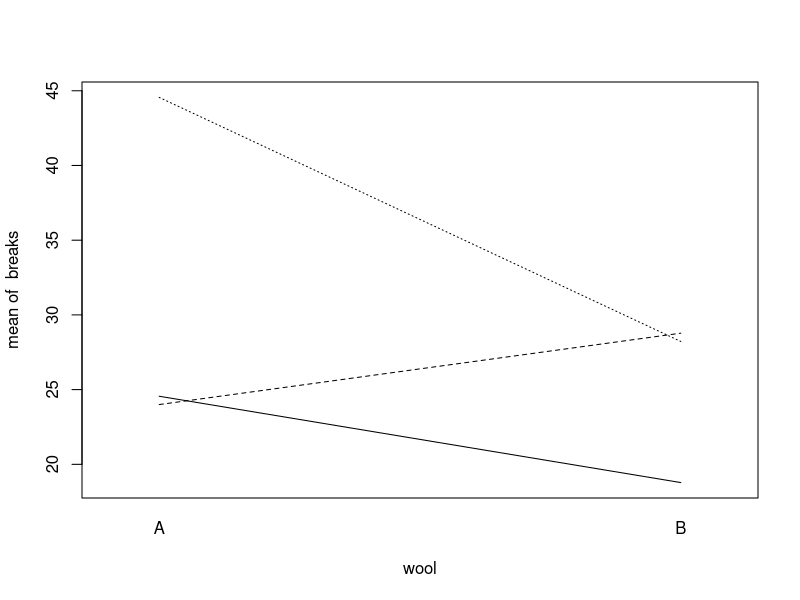
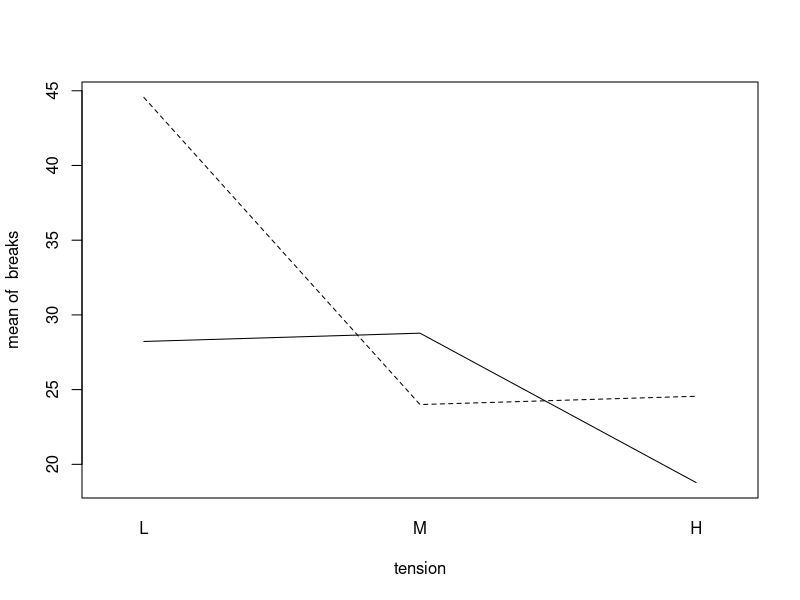

Write the R code that produced these figures, in order.
data(warpbreaks)
attach(warpbreaks)
summary(warpbreaks)
lm1 <-lm(breaks ~ wool+tension,warpbreaks)
with(warpbreaks,interaction.plot(wool,tension,breaks,legend=F))
with(warpbreaks,interaction.plot(tension,wool,breaks,legend=F))
coef(lm1)
anova(lm1)

paste ("Conclusions: We can see that both factors are significant.")
